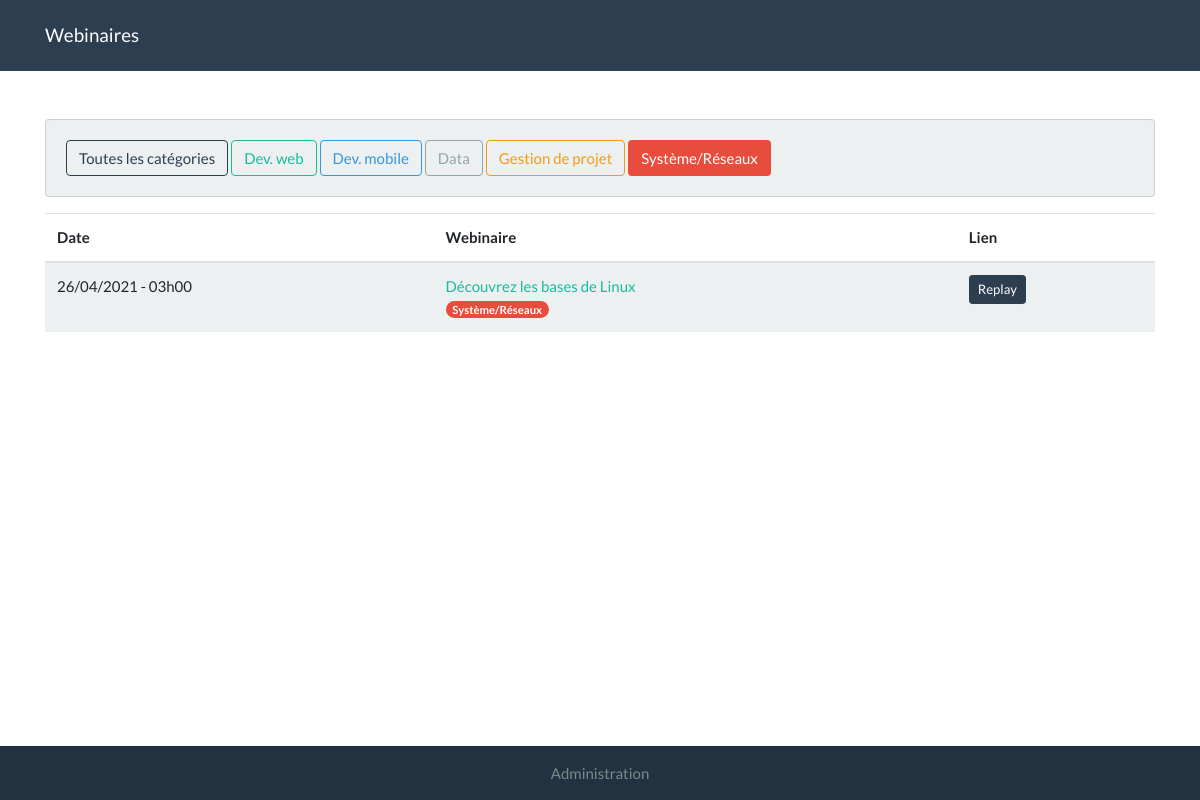
Screenshot of /index.php?category=5 with the database file from the repository.
### tables this page shows
CREATE TABLE `categories` (
  `id` int(11) NOT NULL,
  `name` varchar(255) NOT NULL,
  `color` varchar(255) NOT NULL
);

CREATE TABLE `webinars` (
  `id` int(11) NOT NULL,
  `name` varchar(255) NOT NULL,
  `date` datetime NOT NULL,
  `link` varchar(255) DEFAULT NULL,
  `description` varchar(255) NOT NULL,
  `category` int(11) NOT NULL,
  `user` int(11) NOT NULL
);

### index.php (the view, shortened to what this page needs)
<?php
$categoryFilter = $_GET['category'] ?? 0;
?>
<!DOCTYPE html>
<html lang="fr">
<head>
    <link rel="stylesheet" href="assets/bootstrap.min.css">
</head>
<body>
<nav class="navbar navbar-expand-lg navbar-dark bg-primary">
    <div class="container">
        <a class="navbar-brand" href="index.php">Webinaires</a>
    </div>
</nav>
<div class="container mt-5">
    <div class="row">
        <div class="col-md-12">
            <div class="card bg-light mb-3">
                <div class="card-body">
                    <a class="btn <?php if ($categoryFilter == 0) {
                        echo 'btn-primary';
                    } else {
                        echo 'btn-outline-primary';
                    } ?>" href="index.php">Toutes les catégories</a>
                    <?php
                    try {
                        $bdd = new PDO('mysql:dbname=webinaires;host=127.0.0.1;charset=utf8', 'phpmyadmin', 'root');
                        $bdd->setAttribute(PDO::ATTR_ERRMODE, PDO::ERRMODE_EXCEPTION);
                    } catch (PDOException $e) {
                        echo 'Échec lors de la connexion : ' . $e->getMessage();
                    }
                    $req = $bdd->query('SELECT * FROM categories');
                    while ($category = $req->fetch()) {
                        if ($category['id'] == $categoryFilter) {
                            ?>
                            <a href="index.php?category=<?php echo $category['id']; ?>" class="btn"
                               style="background-color: <?php echo $category['color']; ?>; color: #fff;">
                                <?php echo $category['name']; ?>
                            </a>
                        <?php } else { ?>
                            <a href="index.php?category=<?php echo $category['id']; ?>" class="btn"
                               style="color: <?php echo $category['color']; ?>; border-color: <?php echo $category['color']; ?>;">
                                <?php echo $category['name']; ?>
                            </a>
                            <?php
                        }
                    }
                    ?>
                </div>
            </div>
        </div>
    </div>
    <table class="table table-hover table-striped">
        <thead>
        <tr>
            <th scope="col">Date</th>
            <th scope="col">Webinaire</th>
            <th scope="col">Lien</th>
        </tr>
        </thead>
        <tbody>
        <?php
        $request = 'SELECT w.id, w.name as webinar_name, w.date, w.description, c.name as category_name, c.color, u.login FROM webinars w
        INNER JOIN categories c ON c.id = w.category
        INNER JOIN users u ON u.id = w.user ';
        $parameters = [];
        if ($categoryFilter !== 0) {
            $request .= "WHERE w.category = ? ";
            $parameters[] = $categoryFilter;
        }
        $request .= ' ORDER BY w.date DESC';
        $req = $bdd->prepare($request);
        $req->execute($parameters);
        while ($webinar = $req->fetch()) {
            ?>
            <tr>
                <td scope="row"><?php echo date('d/m/Y - h\hi', strtotime($webinar['date'])); ?></td>
                <td>
                    <a href="#" data-toggle="modal" data-target="#webinar-<?php echo $webinar['id']; ?>">
                        <?php echo htmlspecialchars($webinar['webinar_name']); ?>
                    </a>
                    <br/>
                    <span class="badge badge-pill"
                          style="background-color: <?php echo $webinar['color']; ?>; color: #fff;"><?php echo $webinar['category_name']; ?></span>
                </td>
                <td>
                    <a href="#" class="btn btn-sm btn-primary">
                        <?php if (strtotime($webinar['date']) > time()) {  ?>
                            Rejoindre le webinaire
                        <?php } else { ?>
                            Replay
                        <?php } ?>
                    </a>
                </td>
            </tr>
        <?php } ?>
        </tbody>
    </table>
</div>
<footer class="bg-primary text-center text-lg-start">
    <div class="text-center p-3" style="background-color: rgba(0, 0, 0, 0.2);">
        <a class="text-dark" href="new_webinar.php">Administration</a>
    </div>
</footer>
</body>
</html>

### rows the page displays
categories: name "Dev. web"
categories: name "Dev. mobile"
categories: name "Data"
categories: name "Gestion de projet"
categories: name "Système/Réseaux"
webinars: date "26/04/2021 - 03h00", name "Découvrez les bases de Linux", category.name "Système/Réseaux", shows "Replay"
